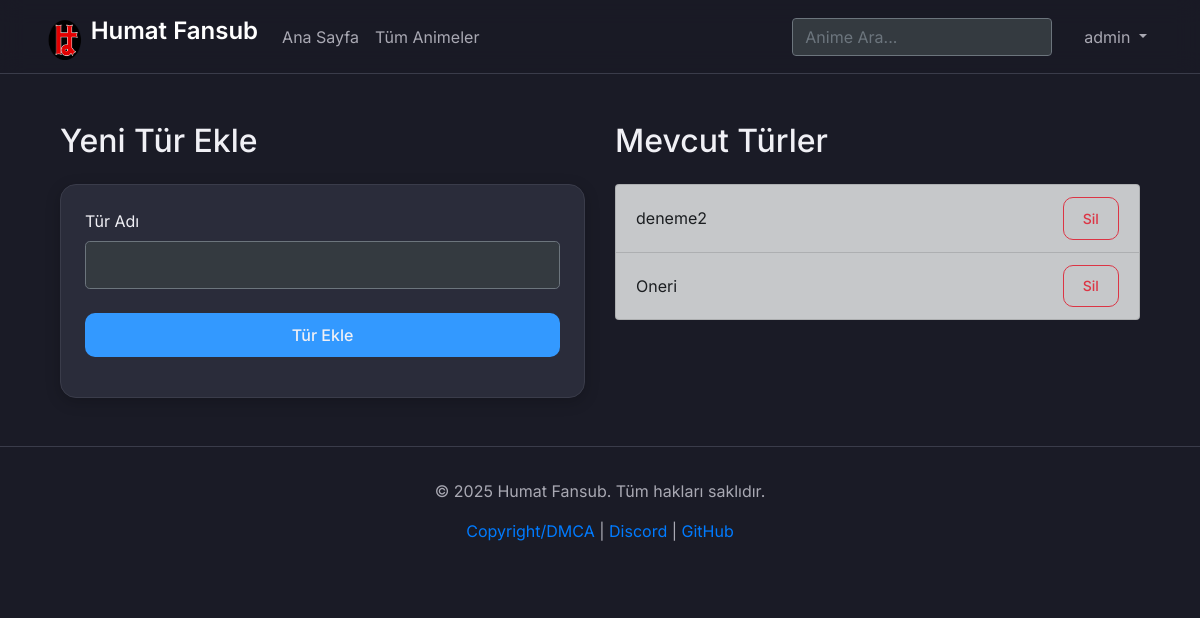
The page /admin/genres (signed in) on the database its author committed.
### models.py (models this page shows, shortened)
class User(db.Model):
    id = db.Column(db.Integer, primary_key=True)
    username = db.Column(db.String(80), unique=True, nullable=False)
    password = db.Column(db.String(200), nullable=False)
    can_delete = db.Column(db.Boolean, default=False)
    can_edit = db.Column(db.Boolean, default=False)
    can_add_user = db.Column(db.Boolean, default=False)
    logs = db.relationship('Log', backref='user', lazy=True)

class Genre(db.Model):
    id = db.Column(db.Integer, primary_key=True)
    name = db.Column(db.String(50), unique=True, nullable=False)

### app.py (the view)
@app.route('/admin/genres', methods=['GET', 'POST'])
@login_required
def manage_genres():
    form = GenreForm()
    if form.validate_on_submit():
        new_genre = Genre(name=form.name.data)
        db.session.add(new_genre)
        db.session.commit()
        flash(f'"{form.name.data}" türü eklendi.', 'success')
        return redirect(url_for('manage_genres'))
    genres = Genre.query.all()
    return render_template('manage_genres.html', form=form, genres=genres)

### forms.py
class GenreForm(FlaskForm):
    name = StringField('Tür Adı', validators=[DataRequired(), Length(min=2, max=50)])
    submit = SubmitField('Tür Ekle')

### app.py (called while the page is built)
@login_manager.user_loader
def load_user(user_id):
    return User.query.get(int(user_id))

### templates/manage_genres.html (shortened to what this page needs)
{% extends "base.html" %}
{% block content %}
<div class="container mt-5">
    <div class="row">
        <div class="col-md-6">
            <h2 class="mb-4">Yeni Tür Ekle</h2>
            <div class="card p-4">
                <form method="POST">
                    <div class="form-group">
                        {{ form.name.label(class="form-label") }}
                        {{ form.name(class="form-control form-control-lg bg-dark text-light border-secondary") }}
                    </div>
                    <div class="form-group mt-4">
                        {{ form.submit(class="btn btn-primary btn-block") }}
                    </div>
                </form>
            </div>
        </div>
        <div class="col-md-6">
            <h2 class="mb-4">Mevcut Türler</h2>
            <ul class="list-group">
                {% for genre in genres %}
                <li class="list-group-item list-group-item-dark d-flex justify-content-between align-items-center">
                    {{ genre.name }}
                    <form action="{{ url_for('delete_genre', genre_id=genre.id) }}" method="POST" onsubmit="return confirm('Bu türü silmek istediğinize emin misiniz?');">
                        <button type="submit" class="btn btn-sm btn-outline-danger">Sil</button>
                    </form>
                </li>
                {% endfor %}
            </ul>
        </div>
    </div>
</div>
{% endblock %}

### templates/base.html (shortened to what this page needs)
<!DOCTYPE html>
<html lang="en">
<head>
    <link rel="stylesheet" href="https://stackpath.bootstrapcdn.com/bootstrap/4.5.2/css/bootstrap.min.css" />
    <link rel="stylesheet" href="{{ url_for('static', filename='css/style.css') }}" />
    <link href="https://cdn.jsdelivr.net/npm/bootstrap-icons/font/bootstrap-icons.css" rel="stylesheet" />
</head>
<body>
    <header>
        <nav class="navbar navbar-expand-lg navbar-dark">
            <div class="container">
                <a class="navbar-brand" href="{{ url_for('index') }}">
                    <img src="{{ url_for('static', filename='images/logo.png') }}" alt="Logo" width="40" height="40" class="d-inline-block align-text-top">
                    <span>Humat Fansub</span>
                </a>
                <div class="collapse navbar-collapse" id="navbarNav">
                    <ul class="navbar-nav mr-auto">
                        <li class="nav-item">
                            <a class="nav-link" href="{{ url_for('index') }}">Ana Sayfa</a>
                        </li>
                        <li class="nav-item">
                            <a class="nav-link" href="{{ url_for('animes') }}">Tüm Animeler</a>
                        </li>
                    </ul>
                    <form class="form-inline my-2 my-lg-0 mr-3" action="{{ url_for('search') }}" method="GET">
                        <input class="form-control mr-sm-2 bg-dark text-light border-secondary" type="search" name="query" placeholder="Anime Ara..." aria-label="Search">
                    </form>
                    <ul class="navbar-nav">
                        {% if current_user.is_authenticated %}
                        <li class="nav-item dropdown">
                            <a class="nav-link dropdown-toggle" href="#" id="navbarDropdown" role="button" data-toggle="dropdown" aria-haspopup="true" aria-expanded="false">
                                {{ current_user.username }}
                            </a>
                        </li>
                        {% else %}
                        <li class="nav-item">
                            <a class="nav-link" href="{{ url_for('login') }}">Giriş Yap</a>
                        </li>
                        {% endif %}
                    </ul>
                </div>
            </div>
        </nav>
    </header>
    <main class="container mt-4">
        {% block content %}{% endblock %}
    </main>
    {% block footer %}
    <footer class="text-center mt-5">
        <div class="container">
            <p>&copy; 2025 Humat Fansub. Tüm hakları saklıdır.</p>
            <p>
                <a href="{{ url_for('copyright') }}">Copyright/DMCA</a> |
                <a href="https://discord.gg/SaKSmuZkAf" target="_blank">Discord</a> |
                <a href="https://github.com/Berke-aras/AnimeFansub-Dizi-Film-Platformu" target="_blank">GitHub</a>
            </p>
        </div>
    </footer>
    {% endblock %}
</body>
</html>

### static/css/style.css (style rules this page uses)
:root { --background-color: #1a1b26; --card-background: #2a2c3a; --text-color: #f0f0f5; --secondary-color: #a9a9b3; --border-color: #3a3c4a; --accent-color: #3399ff; --hover-color: #3a3c4a; }
body { background-color: var(--background-color); color: var(--text-color); font-family: 'Inter', sans-serif; -webkit-font-smoothing: antialiased; -moz-osx-font-smoothing: grayscale; }
.navbar { background-color: rgba(26, 27, 38, 0.85); backdrop-filter: blur(12px); border-bottom: 1px solid var(--border-color); }
.navbar-brand span { font-weight: 600; font-size: 1.5rem; }
.nav-link { color: var(--secondary-color) !important; transition: color 0.3s ease; }
.card { background-color: var(--card-background); border: 1px solid var(--border-color); border-radius: 16px; overflow: hidden; transition: transform 0.3s ease, box-shadow 0.3s ease; box-shadow: 0 4px 15px rgba(0,0,0,0.2); }
.btn { border-radius: 10px; padding: 0.6rem 1.2rem; font-weight: 500; transition: all 0.2s ease-in-out; }
.btn-primary { background-color: var(--accent-color); color: var(--text-color); border: none; }
footer { border-top: 1px solid var(--border-color); padding: 2rem 0; color: var(--secondary-color); background-color: #1a1b26; }
.container, .card, .list-view-item { animation: fadeIn 0.6s ease-out forwards; }

### rows shown on the page
User: username "admin"
Genre: name "deneme2"
Genre: name "Oneri"
